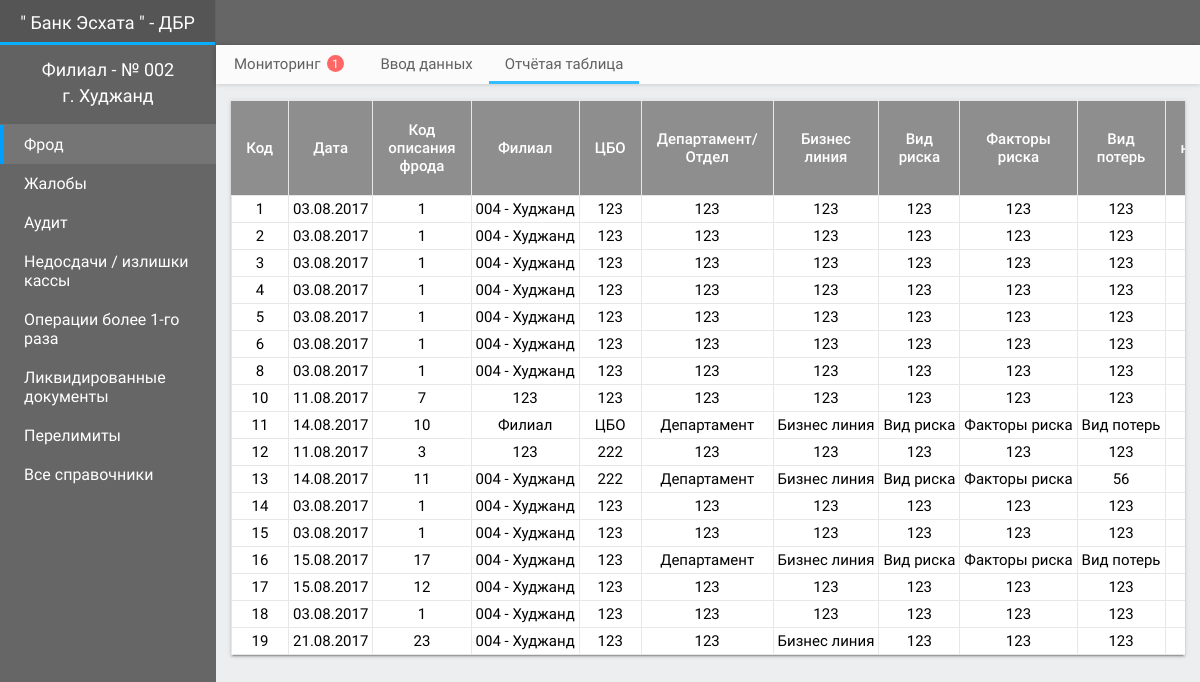
/?menu=3&submenu=3, run on the app's committed database.
### tables this page shows
CREATE TABLE `fraud` (
  `id` int(11) NOT NULL AUTO_INCREMENT,
  `id_fraud_attr` int(11) DEFAULT NULL,
  `date1` date DEFAULT NULL,
  `id_fraud_actions` int(11) DEFAULT NULL,
  `desc` text,
  PRIMARY KEY (`id`)
);

### kidswork_fmvc/fmvcs/backend_fmvc/fmvcs/html_fmvc/views/vHtml.php (the view, shortened to what the rows shown need)
<?php
class vHtml
{
    function Start_Html()
    {
        return '<html>';
    }
    function End_Html()
    {
        return '</html>';
    }
    function Start_Head()
    {
        return '<head>';
    }
    function End_Head()
    {
        return '</head>';
    }
    function Start_Body()
    {
        return '<body>';
    }
    function End_Body()
    {
        return '</body>';
    }
    function Headers($title = null)
    {
        return '<title>' . $title . '</title>
                <meta charset="UTF-8">
                <meta name="viewport" content="width=device-width, initial-scale=1.0">
                <link rel="stylesheet" href="' . self::Path() . 'css/styles.css">
                <script type="text/javascript" src="' . self::Path() . 'js/jquery-2.1.3.min.js"></script>
                <script type="text/javascript" src="' . self::Path() . 'js/jquery.form.min.js"></script>
                <script type="text/javascript" src="' . self::Path() . 'js/stickytableheaders.js"></script>
                <script type="text/javascript" src="' . self::Path() . 'js/listselectbox.js"></script>
                <script type="text/javascript" src="' . self::Path() . 'js/jscripts.js"></script>';
    }
    function Path()
    {
        $dir = str_replace("\\", "/", __DIR__);
        $dir = str_replace($_SERVER['DOCUMENT_ROOT'], "", $dir);
        return $dir . '/';
    }
    function Start_Datatable($class = 'datatable')
    {
        return '<div class="'.$class.'">';
    }
    function End_Datatable()
    {
        return '</div>';
    }
    function Start_Table($class = "table-1")
    {
        return '<table class="' . $class . '">';
    }
    function End_Table()
    {
        return '</table>';
    }
    function Start_Datatable_Head()
    {
        return '<thead>';
    }
    function End_Datatable_Head()
    {
        return '</thead>';
    }
    function Start_Datatable_Body($class)
    {
        return '<tbody class="' . $class . '">';
    }
    function End_Datatable_Body()
    {
        return '</tbody>';
    }
    function Start_Datatable_Tr($class = "")
    {
        return '<tr class="' . $class . '">';
    }
    function End_Datatable_Tr()
    {
        return '</tr>';
    }
    function Start_Datatable_Th()
    {
        return '<th>';
    }
    function End_Datatable_Th()
    {
        return '</th>';
    }
    function Start_Datatable_Td($class = "", $colspan = "", $child_module = "")
    {
        return '<td class="' . $class . '" ' . $colspan . ' ' . $child_module . '>';
    }
    function End_Datatable_Td()
    {
        return '</td>';
    }
    function Start_Middle_Center()
    {
        return '<div class="middle-center">';
    }
    function End_Middle_Center()
    {
        return '</div>';
    }
    function Start_Center_Wrapper($width="50")
    {
        return '<div class="center-wrap-'.$width.'">';
    }
    function End_Center_Wrapper()
    {
        return '</div>';
    }
}

### kidswork_fmvc/fmvcs/backend_fmvc/fmvcs/fraud_fmvc/controllers/cFraud.php (shortened to what the rows shown need)
<?php
class cFraud extends mFraud
{
    private $cHtml = null;
    private $cCenter = null;
    function Init_Full()
    {
        $this->cHtml = $this->cKidswork->ctrls_global->ext("cHtml");
        $this->cCenter = $this->cKidswork->ctrls_global->ext("cCenter");
        $this->Menu();
    }
    public function Menu()
    {
        $menu = $this->cRouter->fRouter->get()->menu->get();
        if ($menu == "3") {
            $this->Submenu();
        }
    }
    public function Submenu()
    {
        $submenu = $this->cRouter->fRouter->get()->submenu->get();
        if ($submenu == "2") {
            if ($this->fFraud->get()->data_mode->get() == "") {
                $this->fFraud->get()->data_mode->set("2");
            }
            if ($this->fFraud->get()->is_child->get() == "") {
                $this->fFraud->get()->is_child->set("0");
            }
            $this->Data_Control_Switcher();
            $this->cCenter->fCenter->get()->struct->con($this->Data_Control_View());
        }
        elseif ($submenu == "3") {
            $stmt = $this->cDatabase->fDatabase->get()->pdo_stmt->get();
            if ($stmt !== null) {
                $this->cCenter->fCenter->get()->width->set("100");
                $this->cCenter->fCenter->get()->struct->con($this->Datatable($stmt));
            }
        }
    }
    function Datatable($stmt, $class='datatable')
    {
        $cHtml = $this->cHtml;
        $res = '';
        $res .= $cHtml->Start_Datatable($class);
        $res .= $cHtml->Start_Table("table-1");
        $res .= $cHtml->Start_Datatable_Head();
        $res .= $cHtml->Start_Datatable_Tr();
        $res .= $cHtml->Datatable_Th("Код");
        $res .= $cHtml->Datatable_Th("Дата");
        $res .= $cHtml->Datatable_Th("Код описания фрода");
        $res .= $cHtml->Datatable_Th("Филиал");
        $res .= $cHtml->Datatable_Th("ЦБО");
        $res .= $cHtml->Datatable_Th("Департамент/Отдел");
        $res .= $cHtml->Datatable_Th("Бизнес линия");
        $res .= $cHtml->Datatable_Th("Вид риска");
        $res .= $cHtml->Datatable_Th("Факторы риска");
        $res .= $cHtml->Datatable_Th("Вид потерь");
        $res .= $cHtml->Datatable_Th("Сумма номинальных потерь");
        $res .= $cHtml->Datatable_Th("Сумма текущих потерь");
        $res .= $cHtml->Datatable_Th("Востановленная сумма");
        $res .= $cHtml->Datatable_Th("Фактическая сумма потерь");
        $res .= $cHtml->Datatable_Th("Валюта");
        $res .= $cHtml->Datatable_Th("Курс валюты");
        $res .= $cHtml->Datatable_Th("Сумма номинальных потерь в Сомони");
        $res .= $cHtml->Datatable_Th("Сумма текущих потерь в Сомони");
        $res .= $cHtml->Datatable_Th("Востановленная сумма в Сомони");
        $res .= $cHtml->Datatable_Th("Фактическая сумма потерь в Сомони");
        $res .= $cHtml->Datatable_Th("Ответственные лица");
        $res .= $cHtml->Datatable_Th("Подробное описание события");
        $res .= $cHtml->Datatable_Th("Дата изменения статуса");
        $res .= $cHtml->Datatable_Th("Предпринятые меры");
        $res .= $cHtml->Datatable_Th("Описание предпринятых мер");
        $res .= $cHtml->End_Datatable_Tr();
        $res .= $cHtml->End_Datatable_Head();
        $res .= $cHtml->Start_Datatable_Body();
        if ($stmt != null) {
            foreach ($stmt as $key) {
                $res .= $cHtml->Start_Datatable_Tr();
                $res .= $cHtml->Datatable_Td($key['id_fraud']);
                $res .= $cHtml->Datatable_Td($this->cDatabase->Convert_Date_To_Label($key['date1']));
                $res .= $cHtml->Datatable_Td($key['id_fraud_attr']);
                $res .= $cHtml->Datatable_Td($key['name_divisions_filial']);
                $res .= $cHtml->Datatable_Td($key['name_divisions_mhb']);
                $res .= $cHtml->Datatable_Td($key['name_divisions_otdel']);
                $res .= $cHtml->Datatable_Td($key['name_business_line']);
                $res .= $cHtml->Datatable_Td($key['name_risk_category']);
                $res .= $cHtml->Datatable_Td($key['name_risk_factor']);
                $res .= $cHtml->Datatable_Td($key['name_loss_type']);
                $res .= $cHtml->Datatable_Td($key['loss_amount_base']);
                $res .= $cHtml->Datatable_Td($key['loss_amount_current']);
                $res .= $cHtml->Datatable_Td($key['loss_amount_restored']);
                $res .= $cHtml->Datatable_Td($key['loss_amount_fact']);
                $res .= $cHtml->Datatable_Td($key['name_currency']);
                $res .= $cHtml->Datatable_Td($key['rate']);
                $res .= $cHtml->Datatable_Td($key['loss_amount_base_tjs']);
                $res .= $cHtml->Datatable_Td($key['loss_amount_current_tjs']);
                $res .= $cHtml->Datatable_Td($key['loss_amount_restored_tjs']);
                $res .= $cHtml->Datatable_Td($key['loss_amount_fact_tjs']);
                 $res .= $cHtml->Datatable_Td($key['responsible_person']);
                $res .= $cHtml->Datatable_Td($key['desc_fraud_attr']);
                $res .= $cHtml->Datatable_Td($this->cDatabase->Convert_Date_To_Label($key['date_fraud']));
                $res .= $cHtml->Datatable_Td($key['name_fraud_action']);
                $res .= $cHtml->Datatable_Td($key['desc_fraud']);
                $res .= $cHtml->End_Datatable_Tr();
            }
        }
        $res .= $cHtml->End_Datatable_Body();
        $res .= $cHtml->End_Table();
        $res .= $cHtml->End_Datatable();
        return $res;
    }
}

### data on the page
fraud: value "1 03.08.2017 1 004 - Худжанд 123 123 123 123 123 123"
fraud: value "2 03.08.2017 1 004 - Худжанд 123 123 123 123 123 123"
fraud: value "3 03.08.2017 1 004 - Худжанд 123 123 123 123 123 123"
fraud: value "4 03.08.2017 1 004 - Худжанд 123 123 123 123 123 123"
fraud: value "5 03.08.2017 1 004 - Худжанд 123 123 123 123 123 123"
fraud: value "6 03.08.2017 1 004 - Худжанд 123 123 123 123 123 123"
fraud: value "8 03.08.2017 1 004 - Худжанд 123 123 123 123 123 123"
fraud: value "10 11.08.2017 7 123 123 123 123 123 123 123"
fraud: value "11 14.08.2017 10 Филиал ЦБО Департамент Бизнес линия Вид риска Факторы риска Вид потерь"
fraud: value "12 11.08.2017 3 123 222 123 123 123 123 123"
fraud: value "13 14.08.2017 11 004 - Худжанд 222 Департамент Бизнес линия Вид риска Факторы риска 56"
fraud: value "14 03.08.2017 1 004 - Худжанд 123 123 123 123 123 123"
fraud: value "15 03.08.2017 1 004 - Худжанд 123 123 123 123 123 123"
fraud: value "16 15.08.2017 17 004 - Худжанд 123 Департамент Бизнес линия Вид риска Факторы риска Вид потерь"
fraud: value "17 15.08.2017 12 004 - Худжанд 123 123 123 123 123 123"
fraud: value "18 03.08.2017 1 004 - Худжанд 123 123 123 123 123 123"
fraud: value "19 21.08.2017 23 004 - Худжанд 123 123 Бизнес линия 123 123 123"

### other printed values
$Logo_name "\" Банк Эсхата \" - ДБР"
$name "Мониторинг Ввод данных Отчётая таблица"
$number "1"
$name "Фрод Жалобы Аудит Недосдачи / излишки кассы Операции более 1-го раза Ликвидированные документы Перелимиты Все справочники"
